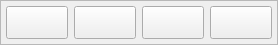
            <widget class="QFrame" name="frame_nav_bar">
             <property name="geometry">
              <rect>
               <x>10</x>
               <y>10</y>
               <width>278</width>
               <height>45</height>
              </rect>
             </property>
             <property name="minimumSize">
              <size>
               <width>0</width>
               <height>33</height>
              </size>
             </property>
             <property name="maximumSize">
              <size>
               <width>1234578</width>
               <height>16777215</height>
              </size>
             </property>
             <property name="frameShape">
              <enum>QFrame::StyledPanel</enum>
             </property>
             <property name="frameShadow">
              <enum>QFrame::Raised</enum>
             </property>
             <layout class="QHBoxLayout" name="horizontalLayout_2">
              <property name="spacing">
               <number>6</number>
              </property>
              <property name="leftMargin">
               <number>5</number>
              </property>
              <property name="topMargin">
               <number>0</number>
              </property>
              <property name="rightMargin">
               <number>5</number>
              </property>
              <property name="bottomMargin">
               <number>0</number>
              </property>
              <item>
               <widget class="QPushButton" name="btn_ok">
                <property name="minimumSize">
                 <size>
                  <width>10</width>
                  <height>33</height>
                 </size>
                </property>
                <property name="font">
                 <font>
                  <pointsize>10</pointsize>
                 </font>
                </property>
                <property name="text">
                 <string/>
                </property>
                <property name="icon">
                 <iconset>
                  <normaloff>../../../images/svg_icons/icon_check_ok.svg</normaloff>../../../images/svg_icons/icon_check_ok.svg</iconset>
                </property>
                <property name="iconSize">
                 <size>
                  <width>22</width>
                  <height>22</height>
                 </size>
                </property>
               </widget>
              </item>
              <item>
               <widget class="QPushButton" name="btn_camera">
                <property name="minimumSize">
                 <size>
                  <width>10</width>
                  <height>33</height>
                 </size>
                </property>
                <property name="font">
                 <font>
                  <pointsize>10</pointsize>
                 </font>
                </property>
                <property name="text">
                 <string/>
                </property>
                <property name="icon">
                 <iconset>
                  <normaloff>../../../images/svg_icons/icon_camera.svg</normaloff>../../../images/svg_icons/icon_camera.svg</iconset>
                </property>
                <property name="iconSize">
                 <size>
                  <width>22</width>
                  <height>22</height>
                 </size>
                </property>
               </widget>
              </item>
              <item>
               <widget class="QPushButton" name="btn_setting">
                <property name="minimumSize">
                 <size>
                  <width>10</width>
                  <height>33</height>
                 </size>
                </property>
                <property name="font">
                 <font>
                  <pointsize>10</pointsize>
                 </font>
                </property>
                <property name="text">
                 <string/>
                </property>
                <property name="icon">
                 <iconset>
                  <normaloff>../../../images/svg_icons/icon_setting.svg</normaloff>../../../images/svg_icons/icon_setting.svg</iconset>
                </property>
                <property name="iconSize">
                 <size>
                  <width>22</width>
                  <height>22</height>
                 </size>
                </property>
               </widget>
              </item>
              <item>
               <widget class="QPushButton" name="btn_del">
                <property name="minimumSize">
                 <size>
                  <width>10</width>
                  <height>33</height>
                 </size>
                </property>
                <property name="font">
                 <font>
                  <pointsize>10</pointsize>
                 </font>
                </property>
                <property name="text">
                 <string/>
                </property>
                <property name="icon">
                 <iconset>
                  <normaloff>../../../images/svg_icons/icon_delete.svg</normaloff>../../../images/svg_icons/icon_delete.svg</iconset>
                </property>
                <property name="iconSize">
                 <size>
                  <width>22</width>
                  <height>22</height>
                 </size>
                </property>
               </widget>
              </item>
             </layout>
            </widget>
